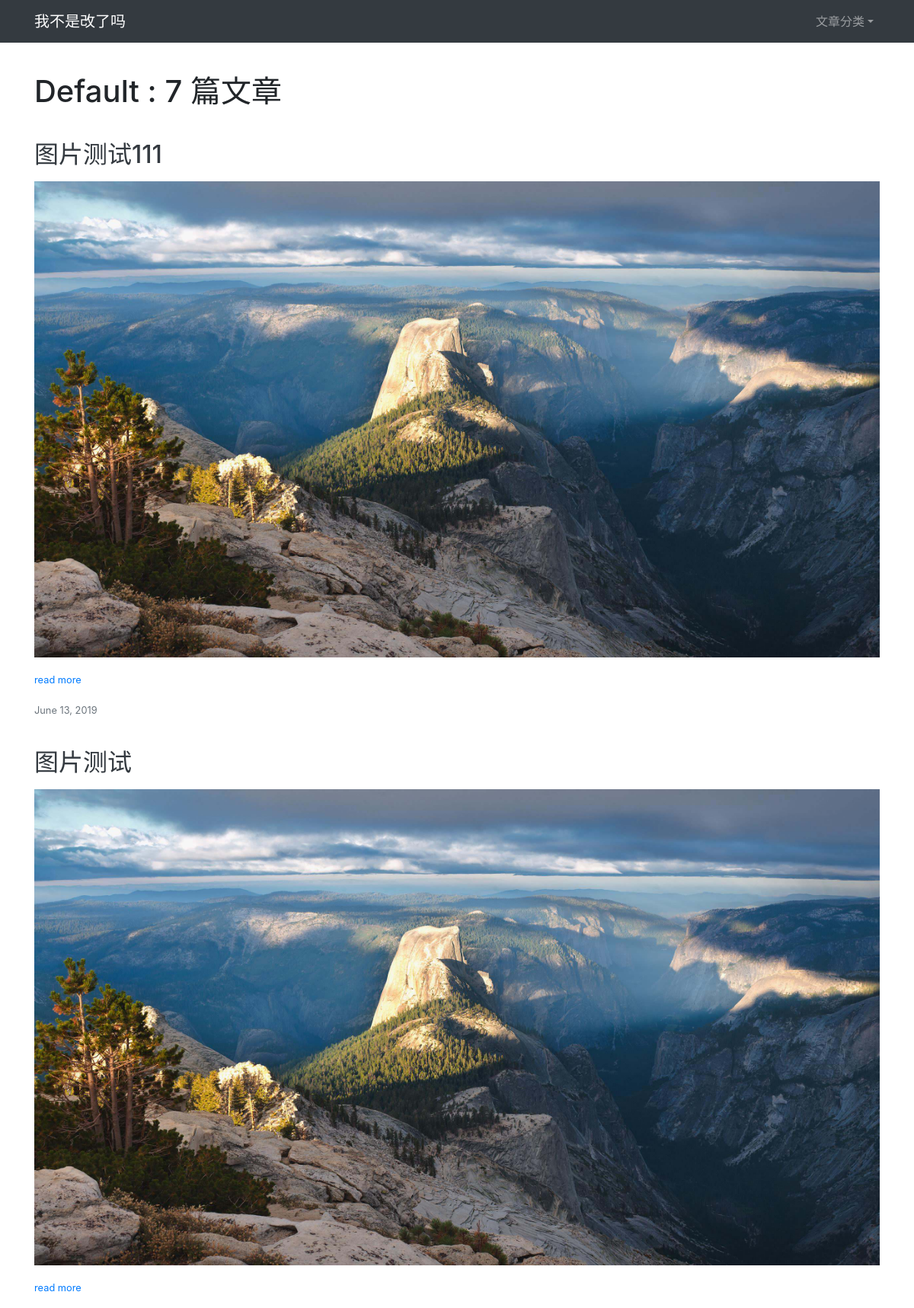
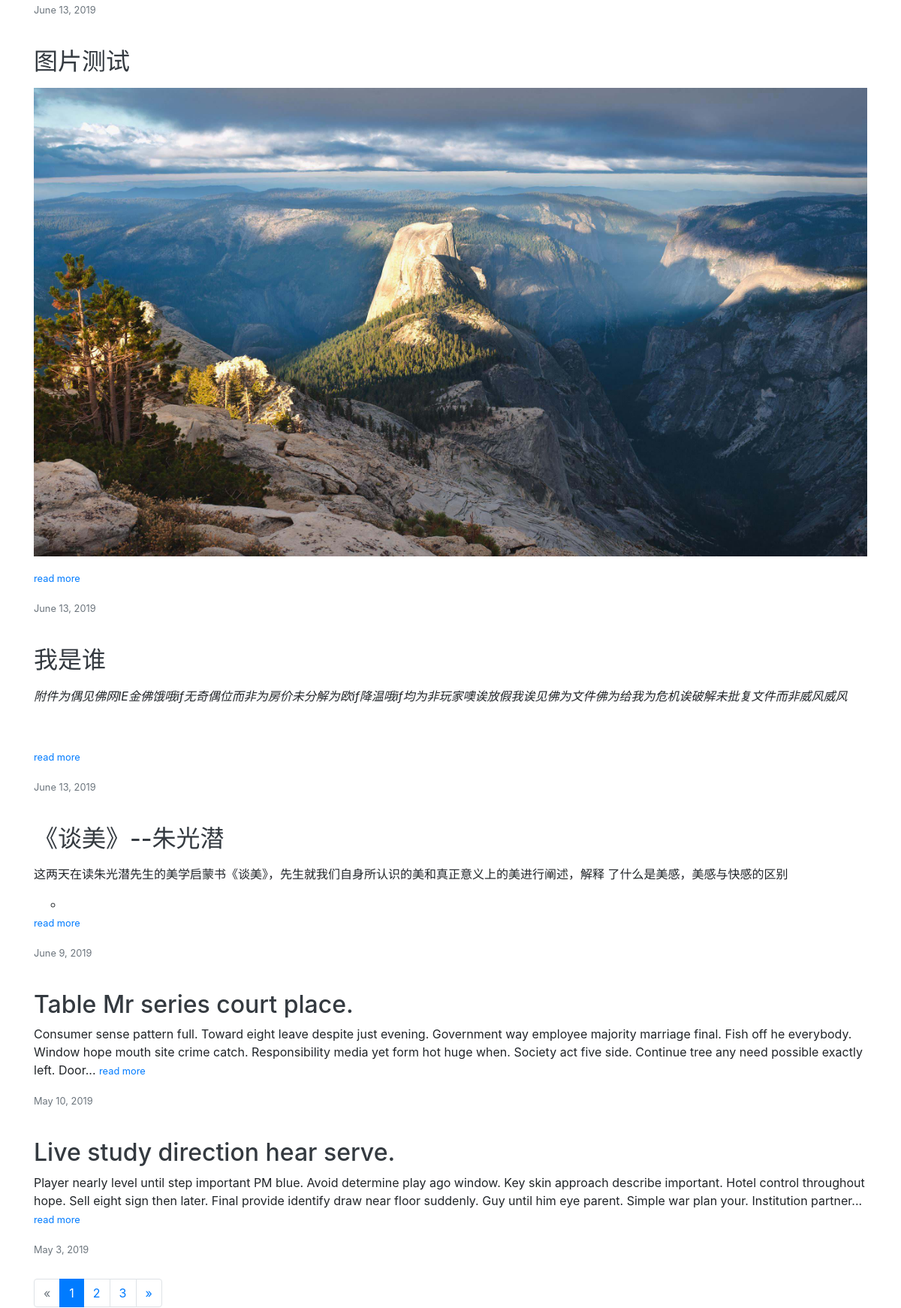
Page /category/1 (upper part) on the committed database (2 pictures, top to bottom).
### MyBlog/models.py (models this page shows, shortened)
class Admin(db.Model, UserMixin):
    id = db.Column(db.Integer, primary_key=True)
    username = db.Column(db.String(20))  # 用户名(用于登录)
    password_hash = db.Column(db.String(128))
    blog_title = db.Column(db.String(60))   # 博客标题
    blog_sub_title = db.Column(db.String(100))  # 子标题
    name = db.Column(db.String(30))  # 用户昵称(评论中显示)
    about = db.Column(db.Text)

class Category(db.Model):
    id = db.Column(db.Integer, primary_key=True)
    name = db.Column(db.String(30), unique=True)    # 分类名不允许重复,unique=True
    posts = db.relationship('Post', back_populates='category')

class Post(db.Model):
    id = db.Column(db.Integer, primary_key=True)
    title = db.Column(db.String(30))
    timestamp = db.Column(db.DateTime, default=datetime.utcnow)  # 时间戳
    body = db.Column(db.Text)
    can_comments = db.Column(db.Boolean, default=True)
    category_id = db.Column(db.Integer, db.ForeignKey('category.id'))    # 将category_id设置为外键
    category = db.relationship('Category', back_populates='posts')
    comments = db.relationship('Comment', back_populates='post', cascade='all, delete-orphan')  # cascade设置级联操作

### MyBlog/blueprint/blog.py (the view)
@blog_my.route('/category/<int:category_id>', methods=['GET', 'POST'])
def show_category(category_id):
    category = Category.query.get_or_404(category_id)
    page = request.args.get('page', 1, type=int)
    per_page = current_app.config['MYBLOG_POST_PER_PAGE']
    pagination = Post.query.with_parent(category).order_by(Post.timestamp.desc()).paginate(page, per_page=per_page)
    posts = pagination.items
    return render_template('blog/category.html', category=category, pagination=pagination, posts=posts)

### MyBlog/__init__.py (called while the page is built)
def register_template_context(app):
    @app.context_processor
    def make_template_context():
        admin = Admin.query.first()
        categories = Category.query.order_by(Category.name).all()
        posts = Post.query.order_by(Post.timestamp).all()
        if current_user.is_authenticated:
            unread_comments = Comment.query.filter_by(reviewed=False).count()
        else:
            unread_comments = None
        return dict(
            admin=admin,
            categories=categories,
            posts=posts,
            unread_comments=unread_comments
        )

### MyBlog/templates/blog/category.html (shortened to what this page needs)
{% extends 'base.html' %}
{% from 'bootstrap/pagination.html' import render_pagination %}
{% block content %}
    <div class="page-header">
        <h1>{{ category.name }} : {{ posts|length}} 篇文章</h1>
    </div>
    {% include 'blog/_post.html' %}
    {{ render_pagination(pagination) }}
{% endblock content %}

### MyBlog/templates/base.html (shortened to what this page needs)
{% from 'bootstrap/nav.html' import render_nav_item %}
<!DOCTYPE html>
<html lang="en">
<head>
    {% block head%}
    <link rel="stylesheet" href="{{ url_for('static', filename='css/bootstrap.min.css')}}" type="text/css">
    <link rel="stylesheet" href="{{url_for('static', filename='css/style.css')}}" type="text/css">
    {% endblock head%}
</head>
<body>
{% block nav%}
    <div class="row">
        <div class="col-sm-12">
            <nav class="navbar navbar-expand-sm bg-dark navbar-dark">
                <div class=" container">
                    <a class="navbar-brand" href="{{url_for('blog.index')}}">{{ admin.blog_title|default('MyBlog') }}</a>
                    <ul class="nav navbar-nav navbar-right">
                        <li class="nav-item dropdown " >
                            <a href="#" class="nav-link dropdown-toggle "role="button"
                               data-toggle="dropdown" >文章分类</a>
                        </li>
                    </ul>
                </div>
            </nav>
        </div>
    </div>
{% endblock nav %}
<main class="container">
    {% block content %}
    {% endblock content%}
</main>
</body>
</html>

### MyBlog/templates/blog/_post.html
{% if posts %}
    <ul class="list-group">
        {% for post in posts %}
        <li class="list-group-item border border-0" id="list-group-padding">
            <h2><a href="{{ url_for('.show_post', post_id=post.id)}}" class="text-dark">{{ post.title }}</a></h2>
            <p >{{ post.body|truncate(length=300)|safe }}
                <a href="#"><small>read more</small></a>
            </p>
            <p class="text-muted"><small>{{ moment(post.timestamp).format('LL') }}</small></p>
        </li>
        {% endfor %}
    </ul>
{% else %}
    <div class="tip">
        <h5>这里一篇文章也没有...</h5>
    </div>
{% endif %}

### MyBlog/static/css/style.css (style rules this page uses)
nav { margin-bottom: 20px; }
img { max-width: 100%; height: auto !important; }
.page-header { padding-top: 20px; padding-bottom: 20px; }
#list-group-padding { padding:0.75rem 0rem ; }

### rows in the picture
Admin: blog_title "我不是改了吗"
Category: name "Default"
Post: title "图片测试111", body (picture), timestamp "June 13, 2019"
Post: title "图片测试", body (picture), timestamp "June 13, 2019"
Post: title "图片测试", body (picture), timestamp "June 13, 2019"
Post: title "我是谁", body "附件为偶见佛网IE金佛饿哦if无奇偶位而非为房价未分解为欧if降温哦if均为非玩家噢诶放假我诶见佛为文件佛为给我为危机诶破解未批复文件而非威风威风", timestamp "June 13, 2019"
Post: title "《谈美》--朱光潜", body "这两天在读朱光潜先生的美学启蒙书《谈美》，先生就我们自身所认识的美和真正意义上的美进行阐述，解释 了什么是美感，美感与快感的区别", timestamp "June 9, 2019"
Post: title "Table Mr series court place.", body "Consumer sense pattern full. Toward eight leave despite just evening. Government way employee majority marriage final. Fish off he everybody. Window hope mouth site crime catch. Responsibility media yet form hot huge when. Society act five side. Continue tree any need possible exactly left. Door...", timestamp "May 10, 2019"
Post: title "Live study direction hear serve.", body "Player nearly level until step important PM blue. Avoid determine play ago window. Key skin approach describe important. Hotel control throughout hope. Sell eight sign then later. Final provide identify draw near floor suddenly. Guy until him eye parent. Simple war plan your. Institution partner...", timestamp "May 3, 2019"

### other values in the picture
{{ posts|length }} "7"
{{ render_pagination(pagination) }} "« 1 2 3 »"
